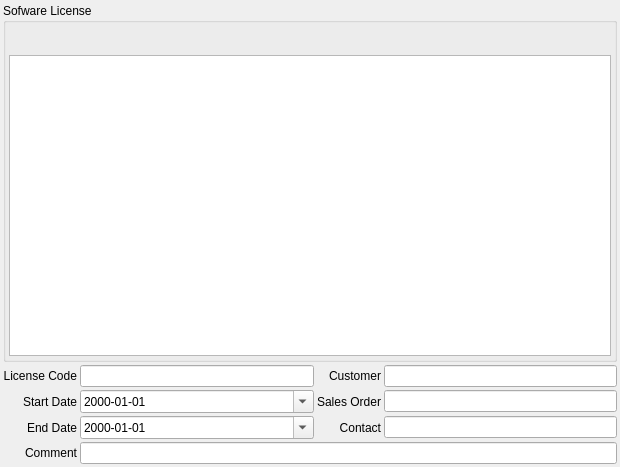
<?xml version="1.0" encoding="UTF-8"?>
<ui version="4.0">
 <class>MRP_SoftwareLicenseWidget</class>
 <widget class="RB_Widget" name="MRP_SoftwareLicenseWidget">
  <property name="geometry">
   <rect>
    <x>0</x>
    <y>0</y>
    <width>620</width>
    <height>467</height>
   </rect>
  </property>
  <property name="windowTitle">
   <string>Form</string>
  </property>
  <layout class="QGridLayout" name="gridLayout">
   <property name="leftMargin">
    <number>3</number>
   </property>
   <property name="topMargin">
    <number>3</number>
   </property>
   <property name="rightMargin">
    <number>3</number>
   </property>
   <property name="bottomMargin">
    <number>3</number>
   </property>
   <property name="spacing">
    <number>3</number>
   </property>
   <item row="0" column="0" colspan="4">
    <widget class="QGroupBox" name="groupBoxPaint">
     <property name="title">
      <string>Sofware License</string>
     </property>
     <layout class="QGridLayout" name="gridLayout_4">
      <property name="leftMargin">
       <number>3</number>
      </property>
      <property name="topMargin">
       <number>3</number>
      </property>
      <property name="rightMargin">
       <number>3</number>
      </property>
      <property name="bottomMargin">
       <number>3</number>
      </property>
      <property name="spacing">
       <number>3</number>
      </property>
      <item row="0" column="0">
       <widget class="RB_ToolButtonBar" name="tbbSoftwareLicense" native="true">
        <property name="sizePolicy">
         <sizepolicy hsizetype="Preferred" vsizetype="Fixed">
          <horstretch>0</horstretch>
          <verstretch>0</verstretch>
         </sizepolicy>
        </property>
        <property name="minimumSize">
         <size>
          <width>0</width>
          <height>26</height>
         </size>
        </property>
       </widget>
      </item>
      <item row="1" column="0">
       <widget class="RB_TableView" name="tvSoftwareLicense">
        <property name="selectionMode">
         <enum>QAbstractItemView::SingleSelection</enum>
        </property>
        <property name="selectionBehavior">
         <enum>QAbstractItemView::SelectItems</enum>
        </property>
       </widget>
      </item>
     </layout>
    </widget>
   </item>
   <item row="2" column="2">
    <widget class="QLabel" name="label_5">
     <property name="text">
      <string>Sales Order</string>
     </property>
     <property name="alignment">
      <set>Qt::AlignRight|Qt::AlignTrailing|Qt::AlignVCenter</set>
     </property>
    </widget>
   </item>
   <item row="1" column="0">
    <widget class="QLabel" name="label">
     <property name="text">
      <string>License Code</string>
     </property>
     <property name="alignment">
      <set>Qt::AlignRight|Qt::AlignTrailing|Qt::AlignVCenter</set>
     </property>
    </widget>
   </item>
   <item row="2" column="1">
    <widget class="QDateEdit" name="deStartDate">
     <property name="displayFormat">
      <string>yyyy-MM-dd</string>
     </property>
     <property name="calendarPopup">
      <bool>true</bool>
     </property>
    </widget>
   </item>
   <item row="3" column="1">
    <widget class="QDateEdit" name="deEndDate">
     <property name="displayFormat">
      <string>yyyy-MM-dd</string>
     </property>
     <property name="calendarPopup">
      <bool>true</bool>
     </property>
    </widget>
   </item>
   <item row="1" column="1">
    <widget class="QLineEdit" name="leLicenseCode"/>
   </item>
   <item row="3" column="3">
    <widget class="RB_IdxLineEdit" name="ileContact"/>
   </item>
   <item row="2" column="0">
    <widget class="QLabel" name="label_2">
     <property name="text">
      <string>Start Date</string>
     </property>
     <property name="alignment">
      <set>Qt::AlignRight|Qt::AlignTrailing|Qt::AlignVCenter</set>
     </property>
    </widget>
   </item>
   <item row="1" column="3">
    <widget class="RB_IdxLineEdit" name="ileCustomer"/>
   </item>
   <item row="3" column="0">
    <widget class="QLabel" name="label_3">
     <property name="text">
      <string>End Date</string>
     </property>
     <property name="alignment">
      <set>Qt::AlignRight|Qt::AlignTrailing|Qt::AlignVCenter</set>
     </property>
    </widget>
   </item>
   <item row="2" column="3">
    <widget class="RB_IdxLineEdit" name="ileSalesOrder"/>
   </item>
   <item row="1" column="2">
    <widget class="QLabel" name="label_4">
     <property name="text">
      <string>Customer</string>
     </property>
     <property name="alignment">
      <set>Qt::AlignRight|Qt::AlignTrailing|Qt::AlignVCenter</set>
     </property>
    </widget>
   </item>
   <item row="3" column="2">
    <widget class="QLabel" name="label_6">
     <property name="text">
      <string>Contact</string>
     </property>
     <property name="alignment">
      <set>Qt::AlignRight|Qt::AlignTrailing|Qt::AlignVCenter</set>
     </property>
    </widget>
   </item>
   <item row="4" column="0">
    <widget class="QLabel" name="label_7">
     <property name="text">
      <string>Comment</string>
     </property>
     <property name="alignment">
      <set>Qt::AlignRight|Qt::AlignTrailing|Qt::AlignVCenter</set>
     </property>
    </widget>
   </item>
   <item row="4" column="1" colspan="3">
    <widget class="QLineEdit" name="leComment"/>
   </item>
  </layout>
 </widget>
 <customwidgets>
  <customwidget>
   <class>RB_IdxLineEdit</class>
   <extends>QLineEdit</extends>
   <header>rb_idxlineedit.h</header>
  </customwidget>
  <customwidget>
   <class>RB_Widget</class>
   <extends>QWidget</extends>
   <header>rb_widget.h</header>
   <container>1</container>
  </customwidget>
  <customwidget>
   <class>RB_ToolButtonBar</class>
   <extends>QWidget</extends>
   <header>rb_toolbuttonbar.h</header>
   <container>1</container>
  </customwidget>
  <customwidget>
   <class>RB_TableView</class>
   <extends>QTableView</extends>
   <header location="global">rb_tableview.h</header>
  </customwidget>
 </customwidgets>
 <tabstops>
  <tabstop>tvSoftwareLicense</tabstop>
  <tabstop>leLicenseCode</tabstop>
  <tabstop>deStartDate</tabstop>
  <tabstop>deEndDate</tabstop>
  <tabstop>leComment</tabstop>
  <tabstop>ileCustomer</tabstop>
  <tabstop>ileSalesOrder</tabstop>
  <tabstop>ileContact</tabstop>
 </tabstops>
 <resources/>
 <connections/>
</ui>
